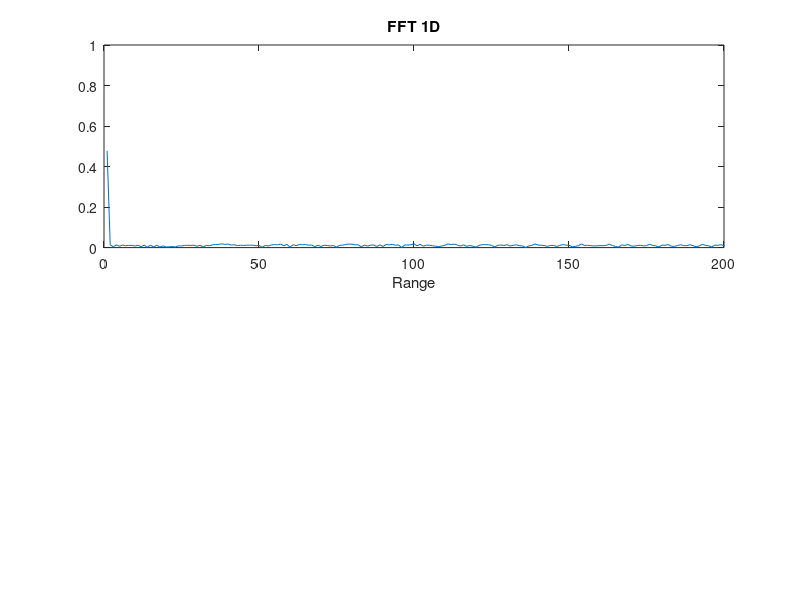
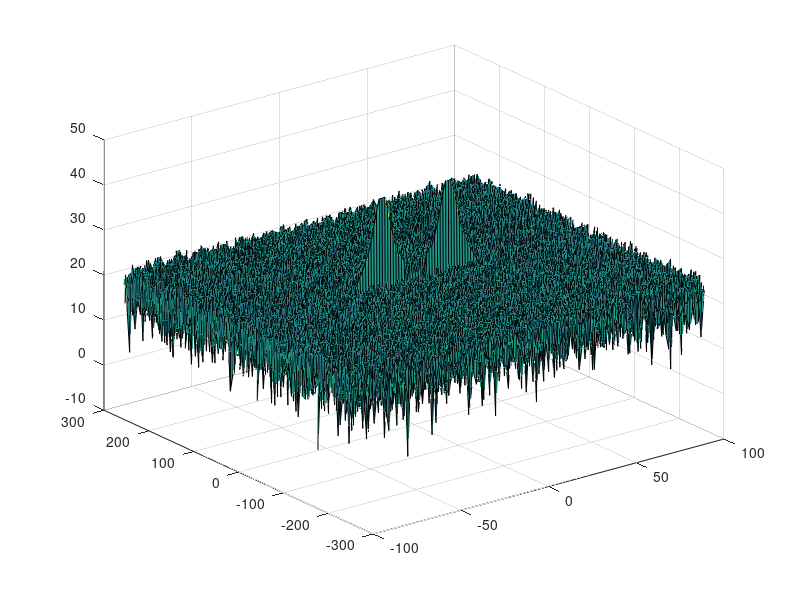
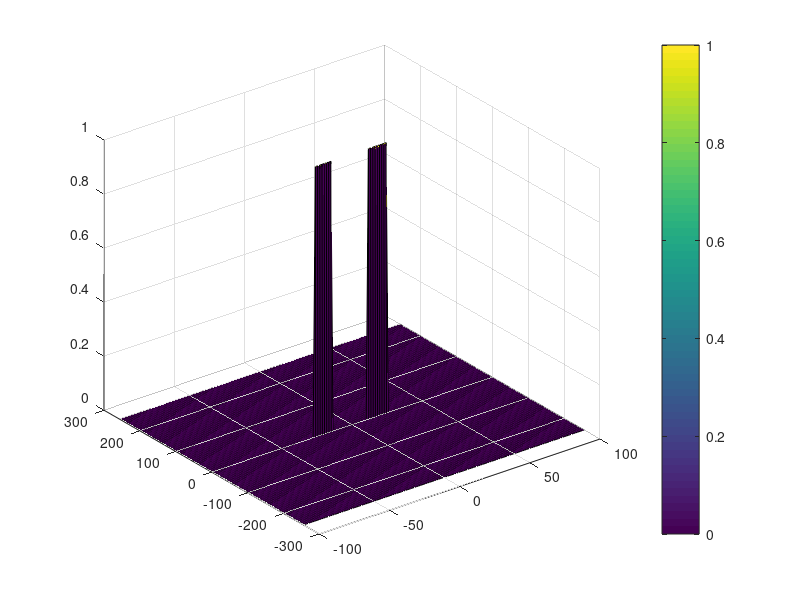

MATLAB code for these plots, in order:
clear all
clc;

%% Radar Specifications 
%%%%%%%%%%%%%%%%%%%%%%%%%%%
% Frequency of operation = 77GHz
% Max Range = 200m
% Range Resolution = 1 m
% Max Velocity = 100 m/s
%%%%%%%%%%%%%%%%%%%%%%%%%%%

%speed of light = 3e8
%% User Defined Range and Velocity of target
% *%TODO* :
% define the target's initial position and velocity. Note : Velocity
% remains contant
c = 3e8; %Speed of light
v = 20; %Velocity
si = 0; %Initial Range
RR = 1; %Range Resolution 
Rm = 200; % Max Range


%% FMCW Waveform Generation

% *%TODO* :
%Design the FMCW waveform by giving the specs of each of its parameters.
% Calculate the Bandwidth (B), Chirp Time (Tchirp) and Slope (slope) of the FMCW
% chirp using the requirements above.
B = c / 2*RR; %Bandwidth
Tchirp = 5.5*2*Rm/c; % chirp
slope = B/Tchirp; % Slope


%Operating carrier frequency of Radar 
fc= 77e9;             %carrier freq

                                                          
%The number of chirps in one sequence. Its ideal to have 2^ value for the ease of running the FFT
%for Doppler Estimation. 
Nd=128;                   % #of doppler cells OR #of sent periods % number of chirps

%The number of samples on each chirp. 
Nr=1024;                  %for length of time OR # of range cells

% Timestamp for running the displacement scenario for every sample on each
% chirp
t=linspace(0,Nd*Tchirp,Nr*Nd); %total time for samples


%Creating the vectors for Tx, Rx and Mix based on the total samples input.
Tx=zeros(1,length(t)); %transmitted signal
Rx=zeros(1,length(t)); %received signal
Mix = zeros(1,length(t)); %beat signal

%Similar vectors for range_covered and time delay.
r_t=zeros(1,length(t));
td=zeros(1,length(t));


%% Signal generation and Moving Target simulation
% Running the radar scenario over the time. 

for i=1:length(t)         
    
    
    % *%TODO* :
    %For each time stamp update the Range of the Target for constant velocity. 
    r_t(i) = si + v*t(i);
    % *%TODO* :
    %For each time sample we need update the transmitted and
    %received signal.
    td(i) = 2*r_t(i)/c; 
    Tx(i) = cos(2*pi*(fc*t(i)+ slope*t(i)^2/2));
    Rx(i) = cos(2*pi*(fc*(t(i) - td(i)) + slope*(t(i) - td(i))^2/2));
    
    % *%TODO* :
    %Now by mixing the Transmit and Receive generate the beat signal
    %This is done by element wise matrix multiplication of Transmit and
    %Receiver Signal
    Mix(i) = Tx(i) * Rx(i);
    
end

%% RANGE MEASUREMENT


 % *%TODO* :
%reshape the vector into Nr*Nd array. Nr and Nd here would also define the size of
%Range and Doppler FFT respectively.

 % *%TODO* :
%run the FFT on the beat signal along the range bins dimension (Nr) and
%normalize.
sig_fft = fft(Mix,Nr)./Nr;

 % *%TODO* :
% Take the absolute value of FFT output
sig_fft = abs(sig_fft);
%N = (sig_fft/)

 % *%TODO* :
% Output of FFT is double sided signal, but we are interested in only one side of the spectrum.
% Hence we throw out half of the samples.
sig_fft = sig_fft(1:Nr/2);

%plotting the range
figure ('Name','Range from First FFT');
subplot(2,1,1)

 % *%TODO* :
 % plot FFT output 
plot(sig_fft);
title('FFT 1D');
axis ([0 200 0 1]);
xlabel('Range');



%% RANGE DOPPLER RESPONSE
% The 2D FFT implementation is already provided here. This will run a 2DFFT
% on the mixed signal (beat signal) output and generate a range doppler
% map.You will implement CFAR on the generated RDM


% Range Doppler Map Generation.

% The output of the 2D FFT is an image that has reponse in the range and
% doppler FFT bins. So, it is important to convert the axis from bin sizes
% to range and doppler based on their Max values.

Mix=reshape(Mix,[Nr,Nd]);

% 2D FFT using the FFT size for both dimensions.
sig_fft2 = fft2(Mix,Nr,Nd);

% Taking just one side of signal from Range dimension.
sig_fft2 = sig_fft2(1:Nr/2,1:Nd);
sig_fft2 = fftshift (sig_fft2);
RDM = abs(sig_fft2);
RDM = 10*log10(RDM) ;

%use the surf function to plot the output of 2DFFT and to show axis in both
%dimensions
doppler_axis = linspace(-100,100,Nd);
range_axis = linspace(-200,200,Nr/2)*((Nr/2)/400);
figure,surf(doppler_axis,range_axis,RDM);

%% CFAR implementation

%Slide Window through the complete Range Doppler Map

% *%TODO* :
%Select the number of Training Cells in both the dimensions.
Tcr = 10;
Tcd = 4;
% *%TODO* :
%Select the number of Guard Cells in both dimensions around the Cell under 
%test (CUT) for accurate estimation
Gcr = 5;
Gcd = 2;
% *%TODO* :
% offset the threshold by SNR value in dB
offset = 1.4;

% *%TODO* :
%Create a vector to store noise_level for each iteration on training cells
%noise_level = zeros(1,1);
noise_level = zeros(Nr/2-2*(Tcd+Gcd), Nd-2*(Tcr+Gcr));
gridSize = (2*Tcr+2*Gcr+1)*(2*Tcd+2*Gcd+1);
numTrainCells = gridSize-(2*Gcr+1)*(2*Gcd+1);

% *%TODO* :
%design a loop such that it slides the CUT across range doppler map by
%giving margins at the edges for Training and Guard Cells.
%For every iteration sum the signal level within all the training
%cells. To sum convert the value from logarithmic to linear using db2pow
%function. Average the summed values for all of the training
%cells used. After averaging convert it back to logarithimic using pow2db.
%Further add the offset to it to determine the threshold. Next, compare the
%signal under CUT with this threshold. If the CUT level > threshold assign
%it a value of 1, else equate it to 0.
CFAR_sig = zeros(size(RDM));

   % Use RDM[x,y] as the matrix from the output of 2D FFT for implementing
   % CFAR
for j=1:Nd-2*(Tcr+Gcr)
    for i=1:Nr/2-2*(Tcd+Gcd)
      trainCells = db2pow(RDM(i:i+2*(Tcd+Gcd),j:j+2*(Gcr+Tcr)));
      trainCells(Tcd+1:end-Tcd,Tcr+1:end-Tcr) = 0;
      
      noise_level(i,j) = pow2db(sum(sum(trainCells))/numTrainCells);
      threshold = noise_level(i,j)*offset;
      if RDM(i+(Tcd+Gcd),j+(Tcd+Gcr))>threshold
          CFAR_sig(i+(Tcd+Gcd),j+(Tcd+Gcr)) = 1;
      else
          CFAR_sig(i+(Tcd+Gcd),j+(Tcd+Gcr)) = 0;
      end
  end
end





% *%TODO* :
% The process above will generate a thresholded block, which is smaller 
%than the Range Doppler Map as the CUT cannot be located at the edges of
%matrix. Hence,few cells will not be thresholded. To keep the map size same
% set those values to 0. 
 








% *%TODO* :
%display the CFAR output using the Surf function like we did for Range
%Doppler Response output.
figure('Name', 'CA-CFAR'),surf(doppler_axis,range_axis, CFAR_sig);
colorbar;


 
 